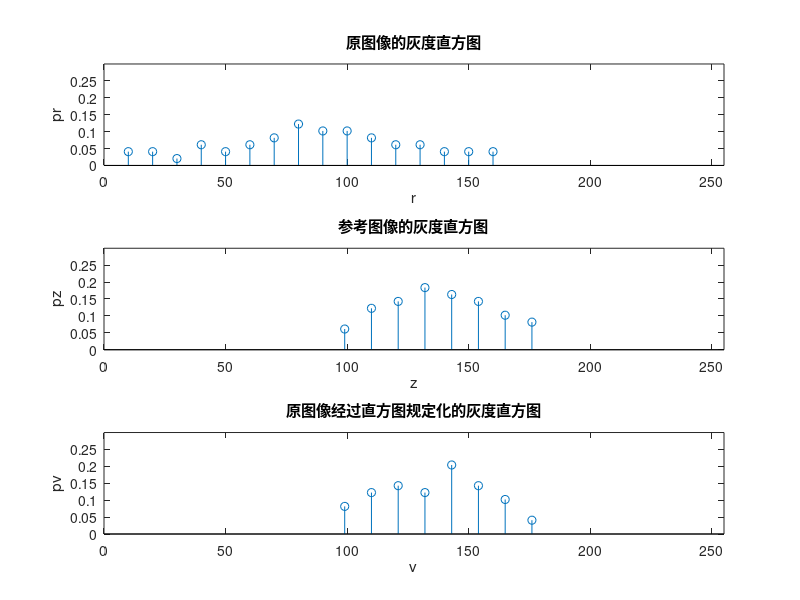

MATLAB code for this plot:
%原始图像，像素的最高亮度级为160
R=[1 7 8 9 10 11 14;
    5 2 6 7 14 12 15;
    3 4 7 8 6 9 11;
    2 1 4 7 8 8 9;
    8 4 5 9 11 12 10;
    8 10 11 15 16 10 13;
    13 6 9 16 13 12 10]*10;
%统计像素矩阵中各像素出现的次数
R1=tabulate(R(:));  %返回：像素值 出现次数 占比%
R2=R1(:,1); %I1的第一行，0到160
R3=R1(:,2)/49;  %占比，相当于I3=I1(:,3)
[m_r,n_r]=size(R2); %[160,1]
r=[];pr=[]; %for循环后，筛选出图像中存在的亮度级，r装像素亮度级，pr装亮度级对应的占比
for i=1:m_r
    if R3(i,1)~=0
        r(end+1)=R2(i,1);
        pr(end+1)=R3(i,1);
    end
end
figure
subplot(3,1,1);
stem(r,pr);
axis([0 255 0 0.3]);
title("原图像的灰度直方图");
xlabel("r");ylabel("pr");

%参考图像
Z=[10 9 11 12 10 11 10;
    9 10 11 12 11 12 11;
    9 11 10 12 13 14 13;
    12 12 10 13 14 15 13;
    11 13 14 16 16 14 15;
    14 12 12 15 16 15 14;
    13 12 13 16 13 14 15]*11;
Z1=tabulate(Z(:));
Z2=Z1(:,1);
Z3=Z1(:,2)/49;
[m_z,n_z]=size(Z2);
z=[];pz=[];
for i=1:m_z
    if Z3(i,1)~=0
        z(end+1)= Z2(i,1);
        pz(end+1)= Z3(i,1);
    end
end
subplot(3,1,2);
stem(z,pz);
axis([0 255 0 0.3]);
title("参考图像的灰度直方图");
xlabel("z");ylabel("pz");

[m_i1,n_i1]=size(pr);   %返回[1,16]
[m_j1,n_j1]=size(pz);   %返回[1,8]

ratio=0.75;  %控制阈值，如果当前的temp_v还够放90%的temp_r，那就塞进去
v=[];

num_r=1;num_z = 1;  %“指针”初始化，指向第一个位置
temp_r=pr(num_r);temp_v=pz(num_z);  %初始化，r和z都指向第一个填充位
num_r=num_r+1;num_z=num_z+1;    %指针指向下一个位置

while (num_z<=n_j1)
    if(temp_v<(temp_r*ratio))   %z在这个填充位的容量太小，不适合放东西，跳到下一个
        v=[v 0];    %v可以不打分号，看看输出和自己计算的一不一样
        temp_v=temp_v+pz(num_z);
        num_z =num_z+ 1;
    end
    if(temp_v>=(temp_r*ratio))
        if(temp_v==(temp_r*ratio))  %刚好匹配
            v=[v temp_r];
            temp_r=pr(num_r);
            num_r=num_r+1;
            temp_v=pz(num_z);
            num_z =num_z+1;
        else    %这个填充位置容量大，看看能不能多放几个
            
            load=temp_r;
            while(temp_v>=(load*ratio))
                temp_r=load;
                if(num_r<=n_i1) %如果r还有下一位
                    load=temp_r+pr(num_r);
                    num_r=num_r+1;
                end
            end
            num_r=num_r-1;  %加多了，回退一位
            v=[v temp_r];
            temp_v=temp_v-temp_r;
            if(num_r<=n_i1)
                temp_r=pr(num_r);
                num_r=num_r+1;
            end
            temp_v=temp_v+pz(num_z);
            num_z=num_z+1;
        end
        
    end
    
end
v=[v temp_r];


subplot(3,1,3);stem(z,v);
axis([0 255 0 0.3]);
title("原图像经过直方图规定化的灰度直方图");
xlabel("v");ylabel("pv");
